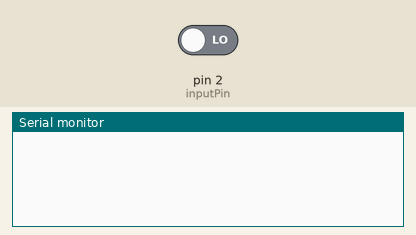
Bench run of a sketch on a simulated Arduino Uno, built with avr-gcc and run on an emulated ATmega328P. Parts: the last lines printed to the serial monitor. The test bench sets the inputs (shaded band); at power-on: pin 2 (inputPin) LOW.

Above: at 1.2 s.
1.3 s: pin 2 (inputPin) driven HIGH
At 2.2 s:
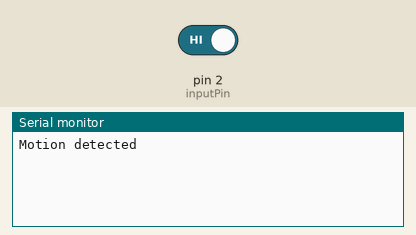
2.8 s: pin 2 (inputPin) driven LOW
At 3.4 s:
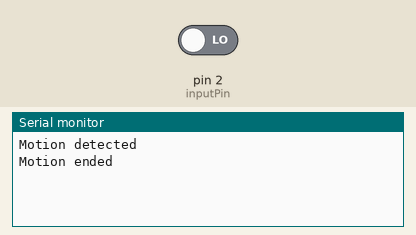

Measured:
- after the input at 1.3 s, the serial monitor: prints a new line at once (image 1)
- after the input at 2.8 s, the serial monitor: prints a new line at once (image 2)

The sketch:

01-arduino-one_sensor.ino
```cpp
int inputPin = 2; // choose the input pin (for PIR sensor)
int pirState = LOW; // we start, assuming no motion detected
int val = 0; // variable for reading the pin status

void setup() {
  pinMode(inputPin, INPUT); // declare sensor as input

  Serial.begin(9600);
}

void loop(){
  // read input value
  val = digitalRead(inputPin);
  // check if the input is HIGH
  if (val == HIGH) {
    if (pirState == LOW) {
      // we have just turned on
      Serial.println("Motion detected");
      pirState = HIGH;
    }
  } else {
    if (pirState == HIGH){
      // we have just turned off
      Serial.println("Motion ended");
      pirState = LOW;
    }
  }
}
```
